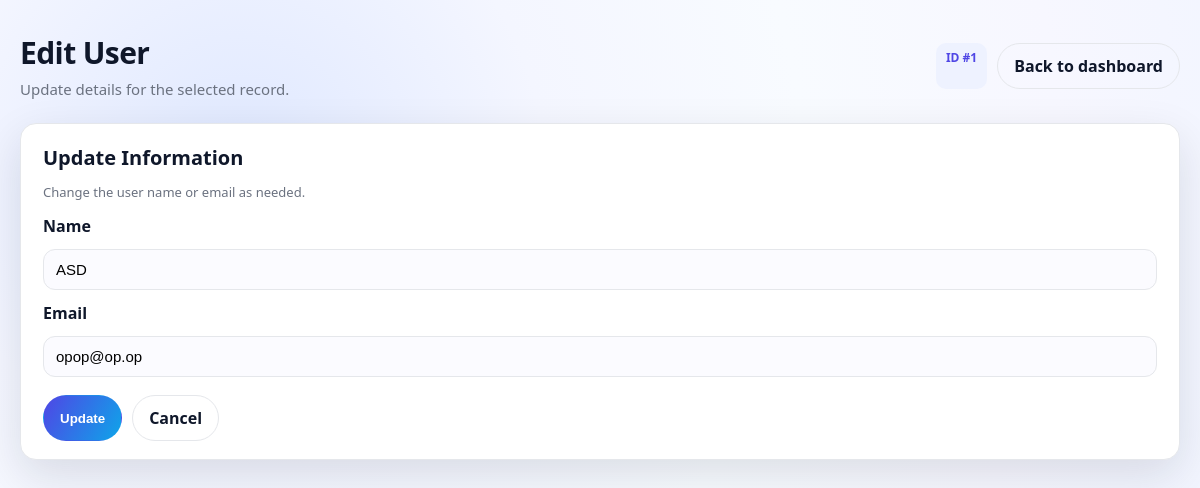
The app's page /MVC_CRUD/public/index.php?action=edit&id=1 with its own data.
### tables this page shows
CREATE TABLE `users` (
  `id` int(255) NOT NULL,
  `name` varchar(255) NOT NULL,
  `email` varchar(255) NOT NULL,
  `phone` varchar(255) NOT NULL,
  `password` varchar(255) NOT NULL,
  `image` varchar(255) NOT NULL
);

### MVC_CRUD/controllers/UserController.php (called while the page is built, shortened)
<?php
require "../models/User.php";
class UserController
{
    private $model;
    public function __construct($conn)
    {
        $this->model = new User($conn);
    }
    public function edit()
    {
        $id = $_GET['id'];
        $user = $this->model->getUser($id);
        include "../views/users/edit.php";
    }
}

### MVC_CRUD/models/User.php (called while the page is built, shortened)
<?php
class User
{
    private $conn;
    public function __construct($conn)
    {
        $this->conn = $conn;
    }
    public function getUser($id)
    {
        $sql = "SELECT * FROM users WHERE id=$id";
        return mysqli_query($this->conn, $sql);
    }
}

### MVC_CRUD/views/users/edit.php (the view, shortened to what this page needs)
<?php
$data = mysqli_fetch_assoc($user);
?>
<!DOCTYPE html>
<html lang="en">
<head>
    <link rel="stylesheet" href="assets/style.css">
</head>
<body>
    <div class="page">
        <div class="hero">
            <div class="hero-title">
                <h1>Edit User</h1>
                <p>Update details for the selected record.</p>
            </div>
            <div class="cta-group">
                <span class="badge">ID #<?php echo $data['id']; ?></span>
                <a class="btn btn-ghost" href="index.php">Back to dashboard</a>
            </div>
        </div>
        <div class="card" id="register">
            <h3>Update Information</h3>
            <p class="helper">Change the user name or email as needed.</p>
            <form class="form-grid" method="POST" action="index.php?action=update&id=<?php echo $data['id']; ?>">
                <label class="label" for="name">Name</label>
                <input class="input" type="text" name="name" id="name" value="<?php echo $data['name']; ?>" placeholder="Jane Cooper">
                <label class="label" for="email">Email</label>
                <input class="input" type="email" name="email" id="email" value="<?php echo $data['email']; ?>" placeholder="jane@email.com">
                <div style="display:flex; gap:10px; margin-top:6px;">
                    <button class="btn btn-primary" type="submit">Update</button>
                    <a class="btn btn-ghost" href="index.php">Cancel</a>
                </div>
            </form>
        </div>
    </div>
</body>
</html>

### MVC_CRUD/public/assets/style.css (style rules this page uses)
* { box-sizing: border-box; }
body { margin: 0; min-height: 100vh; font-family: var(--font-display); background: var(--bg-gradient); color: var(--text); }
a { color: var(--accent); text-decoration: none; font-weight: 600; }
.page { max-width: 1200px; margin: 32px auto 48px; padding: 0 20px; }
.hero { display: flex; justify-content: space-between; align-items: center; gap: 16px; margin-bottom: 24px; }
.hero-title { display: flex; flex-direction: column; gap: 6px; }
.hero-title h1 { margin: 0; font-size: 30px; letter-spacing: -0.02em; }
.hero-title p { margin: 0; color: var(--muted); font-size: 15px; }
.hero .cta-group { display: flex; gap: 10px; }
.btn { display: inline-flex; align-items: center; justify-content: center; gap: 8px; padding: 11px 16px; border-radius: 999px; border: 1px solid transparent; font-weight: 600; cursor: pointer; transition: transform 150ms ease, box-shadow 150ms ease, background 150ms ease; }
.btn-primary { background: linear-gradient(120deg, var(--accent), var(--accent-2)); color: #fff; }
.btn-ghost { background: transparent; border-color: var(--border); color: var(--text); }
.card { background: var(--card-bg); border: 1px solid var(--border); border-radius: var(--radius); padding: 20px 22px 18px; box-shadow: var(--shadow); }
.card h3 { margin: 0 0 12px 0; font-size: 20px; }
.card p { margin: 0 0 14px 0; color: var(--muted); }
.form-grid { display: grid; gap: 12px; }
.label { font-weight: 600; color: var(--text); }
.input { width: 100%; padding: 11px 12px; border-radius: 12px; border: 1px solid var(--border); background: #fbfbff; font-size: 15px; transition: border-color 120ms ease, box-shadow 120ms ease; }
.badge { display: inline-block; padding: 6px 10px; border-radius: 10px; background: #eef2ff; color: var(--accent); font-weight: 600; font-size: 12px; }
.helper { margin-top: 10px; color: var(--muted); font-size: 13px; }

### records on screen
users: id "1", name "ASD", email "opop@op.op"
